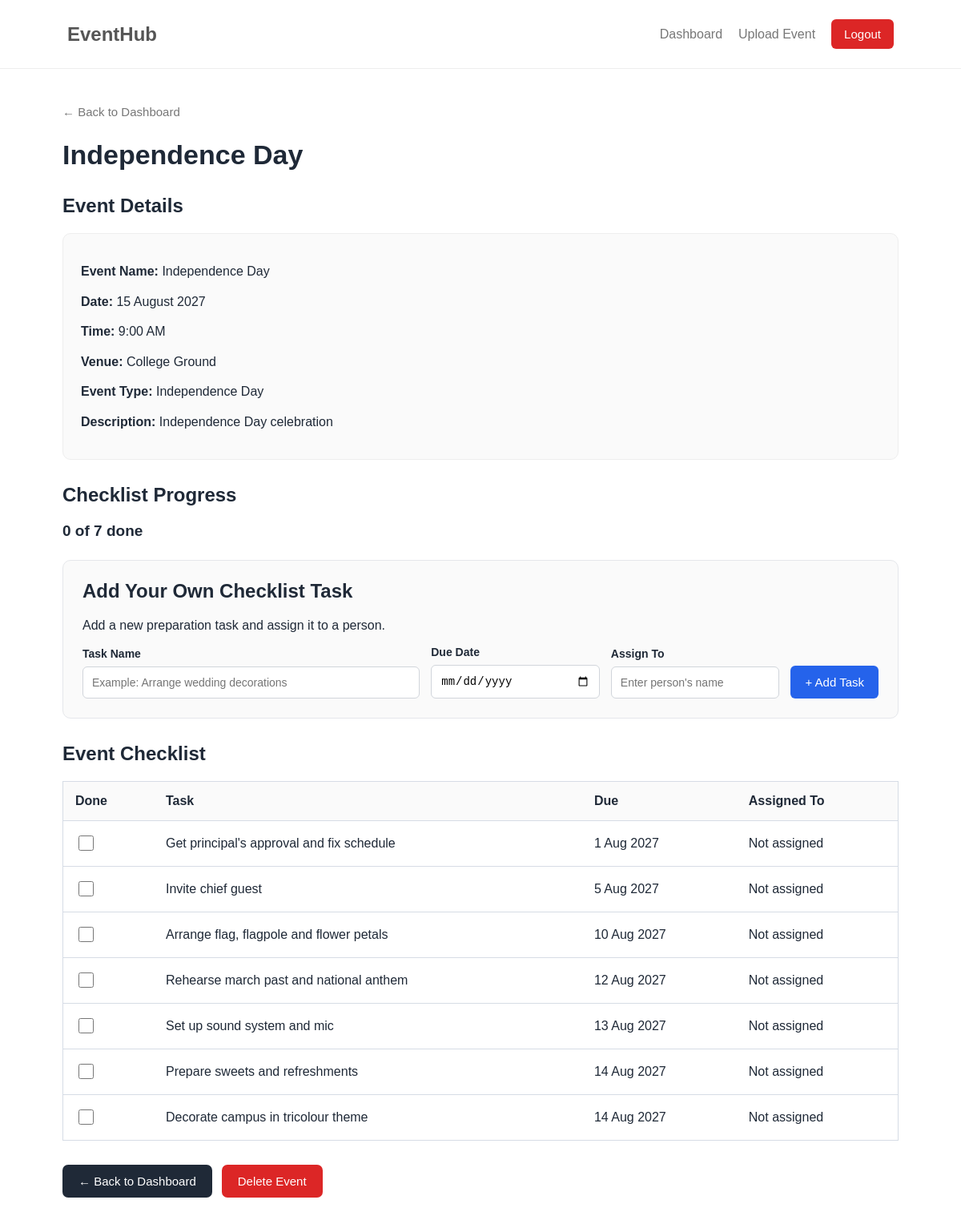
Screenshot of /event/1/ (signed in) with the database file from the repository.
### events/models.py (models this page shows, shortened)
class Event(models.Model):
    title = models.CharField(
        max_length=200
    )
    description = models.TextField(
        blank=True
    )
    date = models.DateField()
    time = models.TimeField(
        null=True,
        blank=True
    )
    venue = models.CharField(
        max_length=200,
        blank=True
    )
    event_type = models.CharField(
        max_length=50,
        blank=True
    )
    upload = models.FileField(
        upload_to="uploads/",
        blank=True
    )
    created_by = models.ForeignKey(
        User,
        on_delete=models.CASCADE,
        related_name="created_events"
    )
    class Meta:
        ordering = ["date"]
    def progress(self):
        total = self.tasks.count()
        done = self.tasks.filter(
            done=True
        ).count()
        return done, total

class Task(models.Model):
    event = models.ForeignKey(
        Event,
        on_delete=models.CASCADE,
        related_name="tasks"
    )
    title = models.CharField(
        max_length=200
    )
    assigned_to = models.CharField(
        max_length=100,
        blank=True,
        default=""
    )
    deadline = models.DateField(
        null=True,
        blank=True
    )
    done = models.BooleanField(
        default=False
    )
    class Meta:
        ordering = ["deadline", "id"]

### events/views.py (the view)
@login_required
def event_detail(request, pk):
    event = get_object_or_404(
        Event,
        pk=pk,
        created_by=request.user,
    )
    today = timezone.localdate()
    tasks = event.tasks.all().order_by(
        "deadline",
        "id",
    )
    done, total = event.progress()
    event_completed = (
        total > 0
        and done == total
        and today >= event.date
    )
    return render(
        request,
        "events/event_detail.html",
        {
            "event": event,
            "tasks": tasks,
            "today": today,
            "done_count": done,
            "total_count": total,
            "event_completed": event_completed,
        },
    )

### events/templates/events/event_detail.html (shortened to what this page needs)
<!DOCTYPE html>
<html lang="en">
<head>
</head>
<body>
    <div class="navbar">
        <div class="logo">
            EventHub
        </div>
        <div class="nav-links">
            <a href="{% url 'dashboard' %}">
                Dashboard
            </a>
            <a href="{% url 'event_create' %}">
                Upload Event
            </a>
            <form method="post" action="{% url 'logout' %}">
                <button type="submit" class="logout-btn">
                    Logout
                </button>
            </form>
        </div>
    </div>
    <div class="container">
        <a href="{% url 'dashboard' %}" class="back-link">
            &larr; Back to Dashboard
        </a>
        <h1>{{ event.title }}</h1>
        <h2>Event Details</h2>
        <div class="event-details">
            <p class="detail-line">
                <span class="detail-label">Event Name:</span>
                {{ event.title }}
            </p>
            <p class="detail-line">
                <span class="detail-label">Date:</span>
                {% if event.date %}
                    {{ event.date|date:"j F Y" }}
                {% else %}
                    Not provided
                {% endif %}
            </p>
            <p class="detail-line">
                <span class="detail-label">Time:</span>
                {% if event.time %}
                    {{ event.time|time:"g:i A" }}
                {% else %}
                    Not provided
                {% endif %}
            </p>
            <p class="detail-line">
                <span class="detail-label">Venue:</span>
                {{ event.venue|default:"Not provided" }}
            </p>
            <p class="detail-line">
                <span class="detail-label">Event Type:</span>
                {{ event.event_type|default:"Not provided" }}
            </p>
            <p class="detail-line">
                <span class="detail-label">Description:</span>
                {{ event.description|default:"Not provided" }}
            </p>
        </div>
        <h2>Checklist Progress</h2>
        <div class="progress">
            {{ done_count }} of {{ total_count }} done
        </div>
        <div class="add-task-card">
            <h2>
                Add Your Own Checklist Task
            </h2>
            <p>
                Add a new preparation task and assign it to a person.
            </p>
            <form
                method="post"
                action="{% url 'add_task' event.pk %}"
                class="task-form">
                <div class="form-group">
                    <label for="task-title">
                        Task Name
                    </label>
                    <input
                        type="text"
                        id="task-title"
                        name="title"
                        placeholder="Example: Arrange wedding decorations"
                        maxlength="200"
                        required>
                </div>
                <div class="form-group">
                    <label for="task-deadline">
                        Due Date
                    </label>
                    <input
                        type="date"
                        id="task-deadline"
                        name="deadline"
                        min="{{ today|date:'Y-m-d' }}">
                </div>
                <div class="form-group">
                    <label for="assigned-to">
                        Assign To
                    </label>
                    <input
                        type="text"
                        id="assigned-to"
                        name="assigned_to"
                        placeholder="Enter person's name"
                        maxlength="100">
                </div>
                <button
                    type="submit"
                    class="add-task-btn">
                    + Add Task
                </button>
            </form>
        </div>
        <h2>Event Checklist</h2>
        <div class="table-wrapper">
            <table class="task-table">
                <thead>
                    <tr>
                        <th>Done</th>
                        <th>Task</th>
                        <th>Due</th>
                        <th>Assigned To</th>
                    </tr>
                </thead>
                <tbody>
                    {% for task in tasks %}
                        <tr>
                            <td>
                                <form
                                    method="post"
                                    action="{% url 'toggle_task' task.pk %}">
                                    <input
                                        type="checkbox"
                                        name="done"
                                        class="task-checkbox"
                                        onchange="this.form.submit()">
                                </form>
                            </td>
                            <td class="{% if task.done %}done-task{% endif %}">
                                {{ task.title }}
                            </td>
                            <td>
                                {% if task.deadline %}
                                    {{ task.deadline|date:"j M Y" }}
                                {% else %}
                                    -
                                {% endif %}
                            </td>
                            <td>
                                {% if task.assigned_to %}
                                    {{ task.assigned_to }}
                                {% else %}
                                    Not assigned
                                {% endif %}
                            </td>
                        </tr>
                    {% endfor %}
                </tbody>
            </table>
        </div>
        <div class="action-buttons">
            <a
                href="{% url 'dashboard' %}"
                class="dashboard-btn">
                &larr; Back to Dashboard
            </a>
            <form
                method="post"
                action="{% url 'delete_event' event.pk %}"
                onsubmit="return confirm('Are you sure you want to delete this event and all its checklist tasks? This action cannot be undone.');">
                <button
                    type="submit"
                    class="delete-btn">
                    Delete Event
                </button>
            </form>
        </div>
    </div>
</body>
</html>

### events/templates/events/event_detail.html (style rules this page uses)
* { box-sizing: border-box; }
body { margin: 0; font-family: Arial, sans-serif; background: white; color: #1f2937; }
.navbar { width: 100%; padding: 24px 7%; display: flex; justify-content: space-between; align-items: center; border-bottom: 1px solid #eeeeee; }
.logo { font-size: 24px; font-weight: 600; color: #555; }
.nav-links { display: flex; gap: 20px; align-items: center; flex-wrap: wrap; }
.nav-links a { text-decoration: none; color: #777; font-size: 16px; }
.logout-btn { background: #dc2626; color: white; border: none; padding: 10px 16px; border-radius: 6px; cursor: pointer; font-size: 15px; }
.container { width: 87%; max-width: 1100px; margin: 45px auto; }
.back-link { text-decoration: none; color: #777; font-size: 15px; }
h1 { font-size: 34px; margin-top: 25px; margin-bottom: 25px; overflow-wrap: anywhere; }
h2 { margin-top: 30px; }
.event-details { background: #fafafa; border: 1px solid #eeeeee; border-radius: 10px; padding: 22px; margin-bottom: 30px; }
.detail-line { margin: 12px 0; line-height: 1.6; overflow-wrap: anywhere; }
.detail-label { font-weight: bold; color: #1f2937; }
.progress { font-size: 19px; font-weight: bold; margin: 20px 0; }
.add-task-card { background: #fafafa; border: 1px solid #e5e7eb; border-radius: 10px; padding: 24px; margin: 25px 0; }
.add-task-card h2 { margin-top: 0; }
.task-form { display: grid; grid-template-columns: 2fr 1fr 1fr auto; gap: 14px; align-items: end; }
.form-group { display: flex; flex-direction: column; gap: 8px; }
.form-group label { font-weight: 600; font-size: 14px; }
.form-group input { width: 100%; padding: 11px; border: 1px solid #d1d5db; border-radius: 6px; font-size: 14px; background: white; }
.add-task-btn { background: #2563eb; color: white; border: none; padding: 12px 18px; border-radius: 6px; cursor: pointer; font-size: 15px; white-space: nowrap; }
.table-wrapper { width: 100%; overflow-x: auto; }
.task-table { width: 100%; border-collapse: collapse; border: 1px solid #d6dce5; }
.task-table th, .task-table td { padding: 15px; text-align: left; border-bottom: 1px solid #d6dce5; }
.task-table th { background: #fafafa; font-weight: 600; }
.task-table tr:last-child td { border-bottom: none; }
.task-checkbox { width: 19px; height: 19px; cursor: pointer; }
.action-buttons { display: flex; align-items: center; flex-wrap: wrap; gap: 12px; margin-top: 30px; }
.dashboard-btn, .delete-btn { display: inline-block; padding: 12px 20px; color: white; text-decoration: none; border: none; border-radius: 7px; font-size: 15px; cursor: pointer; }
.dashboard-btn { background: #1f2937; }
.delete-btn { background: #dc2626; }

### rows the page displays
Event: title "Independence Day", date "15 August 2027", time "9:00 AM", venue "College Ground", event_type "Independence Day", description "Independence Day celebration"
Task: title "Get principal's approval and fix schedule", deadline "1 Aug 2027", assigned_to "Not assigned"
Task: title "Invite chief guest", deadline "5 Aug 2027", assigned_to "Not assigned"
Task: title "Arrange flag, flagpole and flower petals", deadline "10 Aug 2027", assigned_to "Not assigned"
Task: title "Rehearse march past and national anthem", deadline "12 Aug 2027", assigned_to "Not assigned"
Task: title "Set up sound system and mic", deadline "13 Aug 2027", assigned_to "Not assigned"
Task: title "Prepare sweets and refreshments", deadline "14 Aug 2027", assigned_to "Not assigned"
Task: title "Decorate campus in tricolour theme", deadline "14 Aug 2027", assigned_to "Not assigned"

### other values shown
{{ done_count }} "0"
{{ total_count }} "7"
